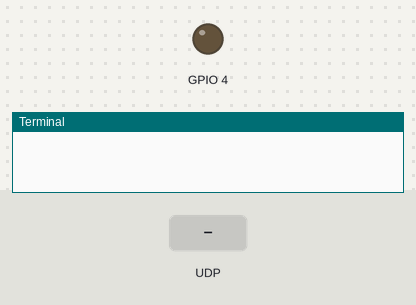
A program run on a simulated Raspberry Pi (BCM pin numbers). Parts: output pins drawn as LEDs (lit = HIGH), the last lines printed to the terminal. The inputs (shaded band) are chosen by the test bench.

Above: at 1.2 s.
1.3 s: UDP packet "Lighton" arrives
At 2.5 s:
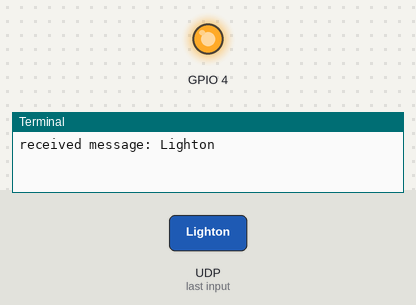
2.8 s: UDP packet "Lightoff" arrives
At 3.9 s:
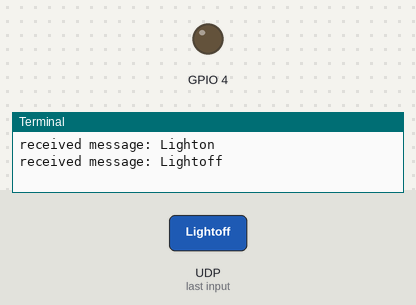
Timing chart, 0 to 5.8 s (numbered marks = the images above; inputs shaded):
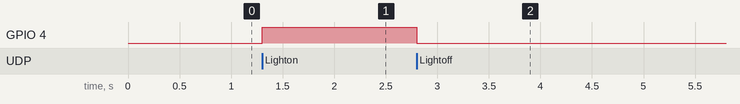

The program:

server.py
```python
import socket
import RPi.GPIO as GPIO
import time
UDP_IP = "172.16.4.181"
UDP_PORT = 8080

sock = socket.socket(socket.AF_INET, # Internet
                     socket.SOCK_DGRAM) # UDP
sock.bind((UDP_IP, UDP_PORT))
GPIO.setmode(GPIO.BCM)
GPIO.setup(4, GPIO.OUT)
GPIO.output(4,False)
while True:
    data, addr = sock.recvfrom(1024) # buffer size is 1024 bytes
    if data=="Lighton":
       GPIO.output(4,True)
    if data=="Lightoff":
       GPIO.output(4,False)
    print "received message:", data
```

Measured:
- after the input at 1.3 s, GPIO 4: LOW → HIGH at once
- after the input at 2.8 s, GPIO 4: HIGH → LOW at once
